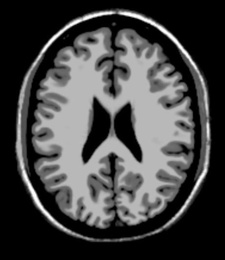
%> input picture Data Analysis And Interpretation/A2-22b0944-22b0953-22b1056/A2-22b0944-22b0953-22b1056/T1.jpg, 225 x 260 px, shrunk from 460 x 532 before the run
$ octave Q6_code.m   (GNU Octave 9; MATLAB toolbox functions it lacks are replaced by stand-ins)
%> lines starting %> are read from the running program, lines starting %| are printed output that depends on the picture
clear;
clc;
close all;

im1 = double(imread("T1.jpg"));
%> im1: size 260x225 double; min 0, max 255, mean 68.3; mean of the top-left, top-right, bottom-left and bottom-right quarters 70, 70.5, 66.9, 65.9
im2 = double(imread("T2.jpg"));
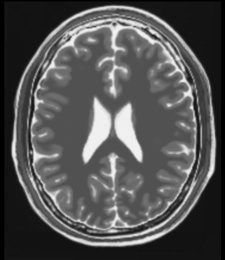
%> input picture Data Analysis And Interpretation/A2-22b0944-22b0953-22b1056/A2-22b0944-22b0953-22b1056/T2.jpg, 225 x 260 px, shrunk from 460 x 532 before the run
%> im2: size 260x225 double; min 0, max 245, mean 82.7; mean of the top-left, top-right, bottom-left and bottom-right quarters 81.2, 86.2, 80.7, 82.9
im1_inverted = 255-im1;
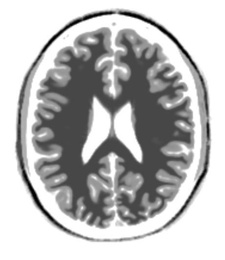
%> im1_inverted: size 260x225 double; min 0, max 255, mean 186.7
dim = size(im2);
%> dim = [260 225]

num_bins = ceil(256/10); % number of bins

tx_values = -10:10; % shift values

% Correlation values & QMI values matrix for both the case hence dimensions
% are 2*length(tx_values). First row for the first case second row for the
% second case
correlation_coefficients = zeros(2, length(tx_values));
QMI = zeros(2,length(tx_values));

for i = 1:length(tx_values)
    tx = tx_values(i);

    shifted_im2 = imtranslate(im2, [tx, 0]);% this translate the image in x direction by tx pixels

    correlation_coefficients(1,i) = corr2(im1, shifted_im2);% Calulates the correlation coeff between the two matrices
end
%> this loop made 21 passes
%> pass 3, `shifted_im2 = imtranslate(im2, [tx, 0]);`:
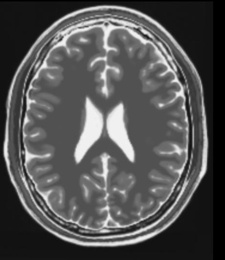
%> shifted_im2: size 260x225 double; min 0, max 245, mean 82.4
%> after the loop, correlation_coefficients = 21 columns, first 8: [0.332 0.331 0.328 0.319 0.302 0.276 0.242 0.203; 0 0 0 0 0 0 0 0]

figure;
plot(tx_values, correlation_coefficients(1,:));
xlabel('Shift (tx)');
ylabel('Correlation Coefficient (ρ)');
title('Correlation Coefficient vs. Shift');
%> figure, not shown here; curve peaks at x = 8, y = 0.334

for n = 1:length(tx_values)
    tx = tx_values(n);

    shifted_im2 = imtranslate(im2, [tx, 0]);

    % Joint Histogram of pixel intensities for the two images
    joint_histogram = zeros(num_bins,num_bins);
    for i = 1:dim(1)

        for j = 1:dim(2)

            k = floor(im1(i,j)/10) + 1;
            l = floor(shifted_im2(i,j)/10) + 1;
            joint_histogram(k,l) = joint_histogram(k,l) + 1;

        end

    end

    total_data_points = dim(1) * dim(2);
    joint_histogram = joint_histogram / total_data_points;

    % Calculating marginal histogram from the joint histogram
    marginal_im1 = sum(joint_histogram,2);
    marginal_im2 = sum(joint_histogram,1);

    for i = 1:num_bins

        for j = 1:num_bins
            % Calculating QMI matrix
            QMI(1,n) = QMI(1,n) + (joint_histogram(i,j) - marginal_im1(i)*marginal_im2(j))^2;

        end

    end

end
%> this loop made 21 passes
%> pass 1, `joint_histogram = joint_histogram / total_data_points;`:
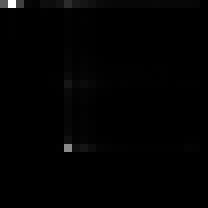
%> joint_histogram: size 26x26 double (shown 8 times larger); min 0, max 0.183, mean 0.00148; drawn with min black and max white
%> after the loop, QMI = 21 columns, first 8: [0.0216 0.0237 0.0261 0.0286 0.0311 0.0336 0.0369 0.0399; 0 0 0 0 0 0 0 0]

figure;
plot(tx_values, QMI(1,:));
xlabel('Shift (tx)');
ylabel('QMI');
title('QMI vs. Shift');
%> figure, not shown here; curve peaks at x = 0, y = 0.0458

% Second Case where second image in inverted image1
for i = 1:length(tx_values)
    tx = tx_values(i);

    shifted_im1_inverted = imtranslate(im1_inverted, [tx, 0]);

    correlation_coefficients(2,i) = corr2(im1, shifted_im1_inverted);
end
%> this loop made 21 passes
%> pass 3, `shifted_im1_inverted = imtranslate(im1_inverted, [tx, 0]);`:
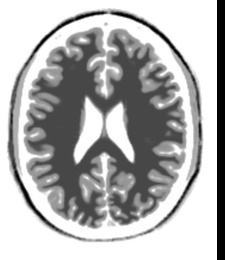
%> shifted_im1_inverted: size 260x225 double; min 0, max 255, mean 177.6
%> after the loop, correlation_coefficients = 21 columns, first 8: [0.332 0.331 0.328 0.319 0.302 0.276 0.242 0.203; -0.339 -0.379 -0.427 -0.482 -0.545 -0.616 -0.696 -0.783]

figure;
plot(tx_values, correlation_coefficients(2,:));
xlabel('Shift (tx)');
ylabel('Correlation Coefficient (ρ)');
title('Correlation Coefficient vs. Shift (Inverted)');
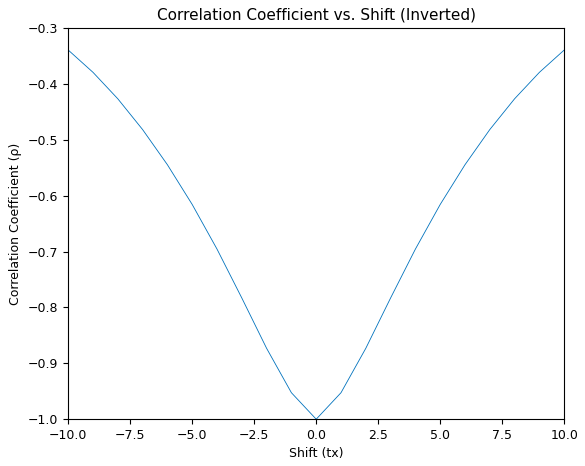
%> figure redrawn from the program's plot data; curve peaks at x = -10, y = -0.339

for n = 1:length(tx_values)
    tx = tx_values(n);

    shifted_im1_inverted = imtranslate(im1_inverted, [tx, 0]);

    joint_histogram = zeros(num_bins,num_bins);
    for i = 1:dim(1)

        for j = 1:dim(2)

            k = floor(im1(i,j)/10) + 1;
            l = floor(shifted_im1_inverted(i,j)/10) + 1;
            joint_histogram(k,l) = joint_histogram(k,l) + 1;

        end

    end

    total_data_points = dim(1) * dim(2);
    joint_histogram = joint_histogram / total_data_points;

    marginal_im1 = sum(joint_histogram,2);
    marginal_im2 = sum(joint_histogram,1);

    for i = 1:num_bins

        for j = 1:num_bins

            QMI(2,n) = QMI(2,n) + (joint_histogram(i,j) - marginal_im1(i)*marginal_im2(j))^2;

        end

    end

end
%> after the loop, QMI = 21 columns, first 8: [0.0216 0.0237 0.0261 0.0286 0.0311 0.0336 0.0369 0.0399; 0.0245 0.0279 0.032 0.0367 0.0421 0.0484 0.0558 0.0645]

figure;
plot(tx_values, QMI(2,:));
xlabel('Shift (tx)');
ylabel('QMI');
title('QMI vs. Shift (Inverted)');
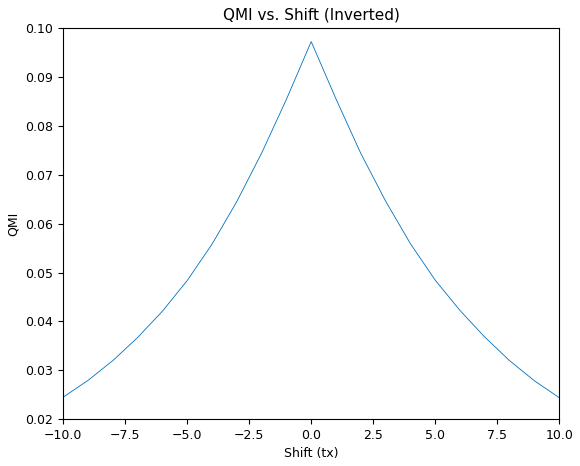
%> figure redrawn from the program's plot data; curve peaks at x = 0, y = 0.0972
